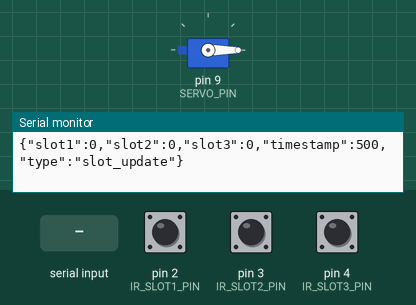
This sketch was run on a simulated Arduino Uno, built with avr-gcc and run on an emulated ATmega328P. Parts: servo, the last lines printed to the serial monitor. The test bench sets the inputs (shaded band); at power-on: pin 2 (IR_SLOT1_PIN) HIGH, pin 3 (IR_SLOT2_PIN) HIGH, pin 4 (IR_SLOT3_PIN) HIGH.

Above: at 1.7 s.
1.8 s: "SERVO_OPEN\n" received over Serial
At 2.61 s:
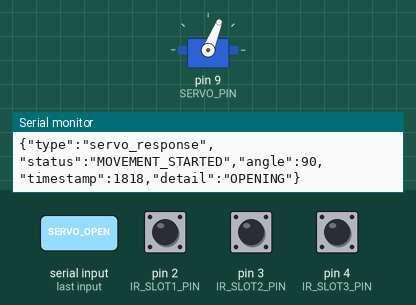
At 3.5 s:
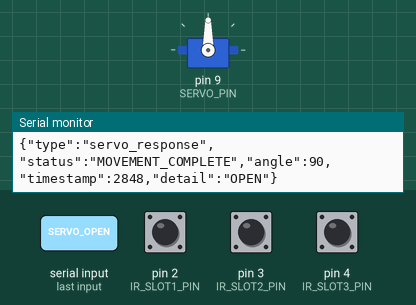
4.3 s: "SERVO_CLOSE\n" received over Serial
At 4.8 s:
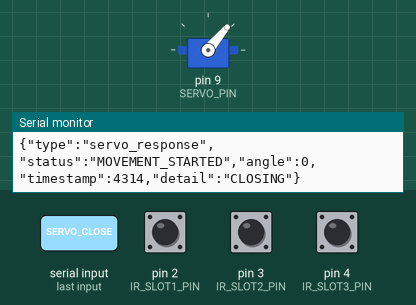
Timing chart, 0 to 7.3 s (numbered marks = the images above; inputs shaded):
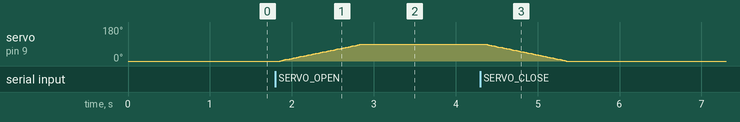

The sketch:

smartpark_3slots.ino
```cpp
/*
 * SmartPark Arduino Firmware - 3 Slots System
 *
 * Hardware Setup:
 * - Arduino UNO
 * - 3x IR Sensors (Pins 2, 3, 4) for Slots 1, 2, 3
 * - 1x Servo Motor (Pin 9) for gate control
 * - USB connection to PC for serial communication
 *
 * Communication Protocol:
 * - Sends JSON slot status every second: {"slot1":0,"slot2":1,"slot3":0}
 * - Receives commands: SERVO_OPEN, SERVO_CLOSE
 * - Responds with: OK, ERROR, or status updates
 *
 * Author: SmartPark System
 * Version: 1.0 - Production Ready
 */

#include <Servo.h>
#include <ArduinoJson.h>

// ==================== CONFIGURATION ====================
// Hardware Pins
#define IR_SLOT1_PIN 2
#define IR_SLOT2_PIN 3
#define IR_SLOT3_PIN 4
#define SERVO_PIN 9

// Servo Configuration
#define SERVO_CLOSED_ANGLE 0
#define SERVO_OPEN_ANGLE 90
#define SERVO_STEP_SIZE 2
#define SERVO_STEP_DELAY 20
#define SERVO_TIMEOUT 5000

// Timing Configuration
#define SLOT_READ_INTERVAL 1000    // Send slot data every 1 second
#define HEARTBEAT_INTERVAL 30000   // Send heartbeat every 30 seconds
#define DEBOUNCE_DELAY 100         // Sensor debounce time

// ==================== GLOBAL VARIABLES ====================
Servo gateServo;

// Slot Management
struct SlotData {
  int pin;
  bool currentState;
  bool lastState;
  unsigned long lastChangeTime;
  String label;
};

SlotData slots[3] = {
  {IR_SLOT1_PIN, false, false, 0, "slot1"},
  {IR_SLOT2_PIN, false, false, 0, "slot2"},
  {IR_SLOT3_PIN, false, false, 0, "slot3"}
};

// Servo Control
enum ServoState {
  SERVO_IDLE,
  SERVO_OPENING,
  SERVO_CLOSING
};

struct ServoController {
  ServoState state;
  int currentAngle;
  int targetAngle;
  unsigned long lastStepTime;
  unsigned long movementStartTime;
  bool isMoving;
} servoCtrl;

// Timing Variables
unsigned long lastSlotSend = 0;
unsigned long lastHeartbeat = 0;

// Serial Communication
String serialBuffer = "";
DynamicJsonDocument slotDoc(200);
DynamicJsonDocument responseDoc(200);

// ==================== SETUP FUNCTION ====================
void setup() {
  // Initialize Serial Communication
  Serial.begin(9600);
  Serial.setTimeout(100);

  // Initialize IR Sensors
  for (int i = 0; i < 3; i++) {
    pinMode(slots[i].pin, INPUT_PULLUP);
    slots[i].currentState = false;
    slots[i].lastState = false;
    slots[i].lastChangeTime = millis();
  }

  // Initialize Servo
  gateServo.attach(SERVO_PIN);
  initializeServo();

  // Startup Message
  Serial.println("{\"status\":\"SYSTEM_READY\",\"slots\":3,\"servo\":\"ATTACHED\"}");

  // Initial slot reading
  readAllSlots();
  sendSlotData();
}

// ==================== MAIN LOOP ====================
void loop() {
  // Handle incoming serial commands
  handleSerialCommunication();

  // Update servo movement (non-blocking)
  updateServoMovement();

  // Read and send slot data periodically
  if (millis() - lastSlotSend >= SLOT_READ_INTERVAL) {
    readAllSlots();
    if (hasSlotChanged()) {
      sendSlotData();
    }
    lastSlotSend = millis();
  }

  // Send heartbeat periodically
  if (millis() - lastHeartbeat >= HEARTBEAT_INTERVAL) {
    sendHeartbeat();
    lastHeartbeat = millis();
  }

  // Small delay to prevent overwhelming the loop
  delay(10);
}

// ==================== SLOT MANAGEMENT ====================
void readAllSlots() {
  for (int i = 0; i < 3; i++) {
    // Read sensor (LOW = occupied, HIGH = free for most IR sensors)
    bool sensorReading = (digitalRead(slots[i].pin) == LOW);

    // Debounce logic
    if (sensorReading != slots[i].currentState) {
      if (millis() - slots[i].lastChangeTime > DEBOUNCE_DELAY) {
        slots[i].lastState = slots[i].currentState;
        slots[i].currentState = sensorReading;
        slots[i].lastChangeTime = millis();
      }
    }
  }
}

bool hasSlotChanged() {
  for (int i = 0; i < 3; i++) {
    if (slots[i].currentState != slots[i].lastState) {
      return true;
    }
  }
  return false;
}

void sendSlotData() {
  // Clear previous data
  slotDoc.clear();

  // Add slot states (1 = occupied, 0 = free)
  slotDoc["slot1"] = slots[0].currentState ? 1 : 0;
  slotDoc["slot2"] = slots[1].currentState ? 1 : 0;
  slotDoc["slot3"] = slots[2].currentState ? 1 : 0;

  // Add timestamp and metadata
  slotDoc["timestamp"] = millis();
  slotDoc["type"] = "slot_update";

  // Send JSON data
  serializeJson(slotDoc, Serial);
  Serial.println(); // Add newline for parsing

  // Update last states
  for (int i = 0; i < 3; i++) {
    slots[i].lastState = slots[i].currentState;
  }
}

void sendHeartbeat() {
  responseDoc.clear();
  responseDoc["type"] = "heartbeat";
  responseDoc["uptime"] = millis();
  responseDoc["servo_angle"] = servoCtrl.currentAngle;
  responseDoc["servo_state"] = getServoStateString();

  serializeJson(responseDoc, Serial);
  Serial.println();
}

// ==================== SERVO CONTROL ====================
void initializeServo() {
  servoCtrl.state = SERVO_IDLE;
  servoCtrl.currentAngle = SERVO_CLOSED_ANGLE;
  servoCtrl.targetAngle = SERVO_CLOSED_ANGLE;
  servoCtrl.lastStepTime = 0;
  servoCtrl.movementStartTime = 0;
  servoCtrl.isMoving = false;

  // Set initial position
  gateServo.write(SERVO_CLOSED_ANGLE);
  delay(500); // Allow servo to reach position
}

void startServoMovement(int targetAngle, ServoState newState) {
  // Safety check: already at target
  if (abs(servoCtrl.currentAngle - targetAngle) <= SERVO_STEP_SIZE) {
    sendServoResponse("ALREADY_AT_TARGET", targetAngle);
    return;
  }

  // Safety check: already moving to target
  if (servoCtrl.isMoving && servoCtrl.targetAngle == targetAngle) {
    sendServoResponse("ALREADY_MOVING", targetAngle);
    return;
  }

  servoCtrl.state = newState;
  servoCtrl.targetAngle = targetAngle;
  servoCtrl.movementStartTime = millis();
  servoCtrl.lastStepTime = millis();
  servoCtrl.isMoving = true;

  String action = (newState == SERVO_OPENING) ? "OPENING" : "CLOSING";
  sendServoResponse("MOVEMENT_STARTED", targetAngle, action);
}

void updateServoMovement() {
  if (!servoCtrl.isMoving) return;

  unsigned long currentTime = millis();

  // Check for timeout
  if (currentTime - servoCtrl.movementStartTime > SERVO_TIMEOUT) {
    handleServoError("TIMEOUT");
    return;
  }

  // Check if it's time for next step
  if (currentTime - servoCtrl.lastStepTime >= SERVO_STEP_DELAY) {
    moveServoOneStep();
    servoCtrl.lastStepTime = currentTime;
  }
}

void moveServoOneStep() {
  int difference = servoCtrl.targetAngle - servoCtrl.currentAngle;

  // Check if reached target
  if (abs(difference) <= SERVO_STEP_SIZE) {
    servoCtrl.currentAngle = servoCtrl.targetAngle;
    gateServo.write(servoCtrl.currentAngle);
    completeServoMovement();
    return;
  }

  // Move one step toward target
  if (difference > 0) {
    servoCtrl.currentAngle += SERVO_STEP_SIZE;
  } else {
    servoCtrl.currentAngle -= SERVO_STEP_SIZE;
  }

  // Constrain to valid range
  servoCtrl.currentAngle = constrain(servoCtrl.currentAngle, 0, 180);

  // Write to servo
  gateServo.write(servoCtrl.currentAngle);
}

void completeServoMovement() {
  servoCtrl.isMoving = false;
  servoCtrl.state = SERVO_IDLE;

  String position = (servoCtrl.currentAngle >= SERVO_OPEN_ANGLE) ? "OPEN" : "CLOSED";
  sendServoResponse("MOVEMENT_COMPLETE", servoCtrl.currentAngle, position);
}

void handleServoError(String error) {
  servoCtrl.isMoving = false;
  servoCtrl.state = SERVO_IDLE;

  sendServoResponse("ERROR", servoCtrl.currentAngle, error);

  // Attempt recovery
  gateServo.write(servoCtrl.currentAngle);
}

void sendServoResponse(String status, int angle, String extra = "") {
  responseDoc.clear();
  responseDoc["type"] = "servo_response";
  responseDoc["status"] = status;
  responseDoc["angle"] = angle;
  responseDoc["timestamp"] = millis();

  if (extra != "") {
    responseDoc["detail"] = extra;
  }

  serializeJson(responseDoc, Serial);
  Serial.println();
}

String getServoStateString() {
  switch (servoCtrl.state) {
    case SERVO_IDLE: return "IDLE";
    case SERVO_OPENING: return "OPENING";
    case SERVO_CLOSING: return "CLOSING";
    default: return "UNKNOWN";
  }
}

// ==================== SERIAL COMMUNICATION ====================
void handleSerialCommunication() {
  while (Serial.available() > 0) {
    char inChar = (char)Serial.read();

    if (inChar == '\n' || inChar == '\r') {
      if (serialBuffer.length() > 0) {
        processCommand(serialBuffer);
        serialBuffer = "";
      }
    } else {
      serialBuffer += inChar;
    }
  }
}

void processCommand(String command) {
  command.trim();
  command.toUpperCase();

  if (command == "SERVO_OPEN") {
    startServoMovement(SERVO_OPEN_ANGLE, SERVO_OPENING);
  }
  else if (command == "SERVO_CLOSE") {
    startServoMovement(SERVO_CLOSED_ANGLE, SERVO_CLOSING);
  }
  else if (command == "GET_STATUS") {
    sendSystemStatus();
  }
  else if (command == "GET_SLOTS") {
    sendSlotData();
  }
  else if (command == "RESET_SERVO") {
    resetServo();
  }
  else if (command == "PING") {
    Serial.println("{\"type\":\"pong\",\"timestamp\":" + String(millis()) + "}");
  }
  else {
    responseDoc.clear();
    responseDoc["type"] = "error";
    responseDoc["message"] = "UNKNOWN_COMMAND";
    responseDoc["received"] = command;
    serializeJson(responseDoc, Serial);
    Serial.println();
  }
}

void sendSystemStatus() {
  responseDoc.clear();
  responseDoc["type"] = "system_status";
  responseDoc["uptime"] = millis();
  responseDoc["servo_angle"] = servoCtrl.currentAngle;
  responseDoc["servo_state"] = getServoStateString();
  responseDoc["servo_moving"] = servoCtrl.isMoving;

  // Add slot states
  JsonObject slotsObj = responseDoc.createNestedObject("slots");
  slotsObj["slot1"] = slots[0].currentState ? 1 : 0;
  slotsObj["slot2"] = slots[1].currentState ? 1 : 0;
  slotsObj["slot3"] = slots[2].currentState ? 1 : 0;

  // Add occupancy summary
  int occupiedCount = 0;
  for (int i = 0; i < 3; i++) {
    if (slots[i].currentState) occupiedCount++;
  }
  responseDoc["occupied_slots"] = occupiedCount;
  responseDoc["free_slots"] = 3 - occupiedCount;

  serializeJson(responseDoc, Serial);
  Serial.println();
}

void resetServo() {
  // Stop current movement
  servoCtrl.isMoving = false;
  servoCtrl.state = SERVO_IDLE;

  // Detach and reattach
  gateServo.detach();
  delay(100);
  gateServo.attach(SERVO_PIN);

  // Reset to closed position
  servoCtrl.currentAngle = SERVO_CLOSED_ANGLE;
  servoCtrl.targetAngle = SERVO_CLOSED_ANGLE;
  gateServo.write(SERVO_CLOSED_ANGLE);

  sendServoResponse("RESET_COMPLETE", SERVO_CLOSED_ANGLE);
}
```

Measured:
- after the input at 1.8 s, servo on pin 9 (SERVO_PIN): moves from 0° to 90° over 0.99 s, starting after 0.06 s
- after the input at 4.3 s, servo on pin 9 (SERVO_PIN): moves from 90° to 0° over 1.0 s, starting after 0.06 s
